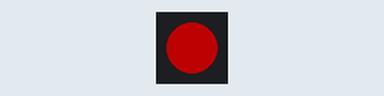
A program run on a simulated CircuitPython board. Parts: 1 RGB LEDs in strip order, left to right. Dim RGB values are drawn brighter than linear.

Above: at 0.2 s.
At 1.2 s:
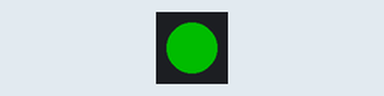
At 3.7 s:
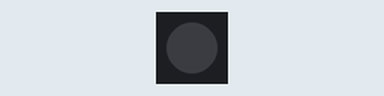
Timing chart, 0 to 4.6 s (numbered marks = the images above):
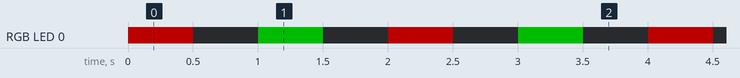

Measured:
- by itself, RGB LED 0: repeats every 2.0 s: off 0.50 s, RGB(0, 76, 0) 0.50 s, off 0.50 s, RGB(76, 0, 0) 0.50 s
- by itself, everything shown: repeats every 2.0 s, in 4 steps

The program:

rgblink.py
```python
import time
import board
import neopixel

pixels = neopixel.NeoPixel(board.NEOPIXEL, 1, brightness=0.3, auto_write=False)
# brightness is 0.0 to 1.0 (e.g., 0.3 is 30%)
# auto_write=False means you need to call pixels.show()

# --- Main Loop ---
while True:
    # Turn on Red
    pixels.fill((255, 0, 0)) # RGB for Red
    pixels.show()
    time.sleep(0.5) # Wait for half a second

    # Turn off (black)
    pixels.fill((0, 0, 0))
    pixels.show()
    time.sleep(0.5) # Wait for half a second

    # Turn on Green (optional)
    pixels.fill((0, 255, 0)) # RGB for Green
    pixels.show()
    time.sleep(0.5)

    # Turn off again
    pixels.fill((0, 0, 0))
    pixels.show()
    time.sleep(0.5)
```
